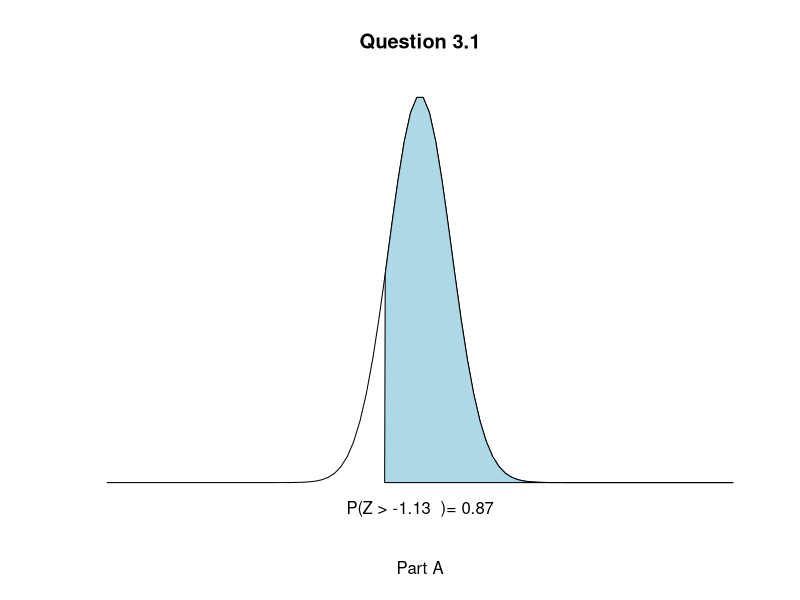
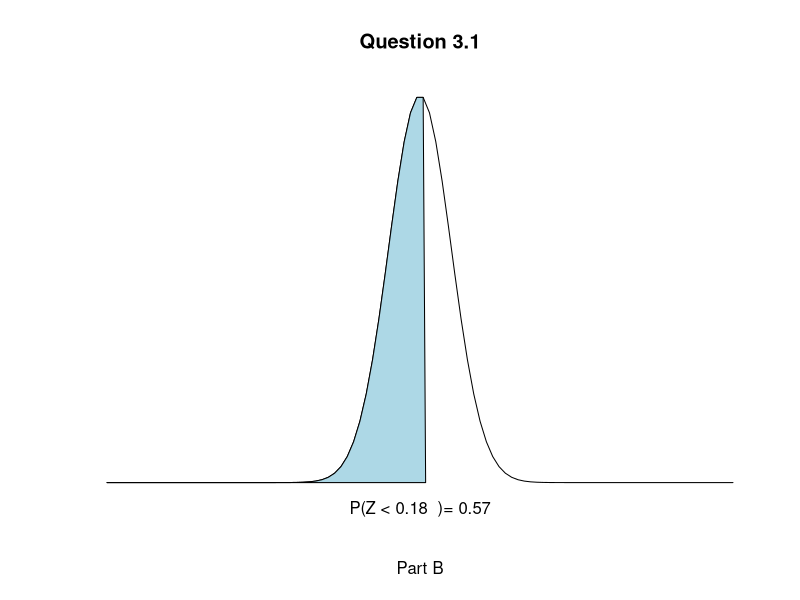
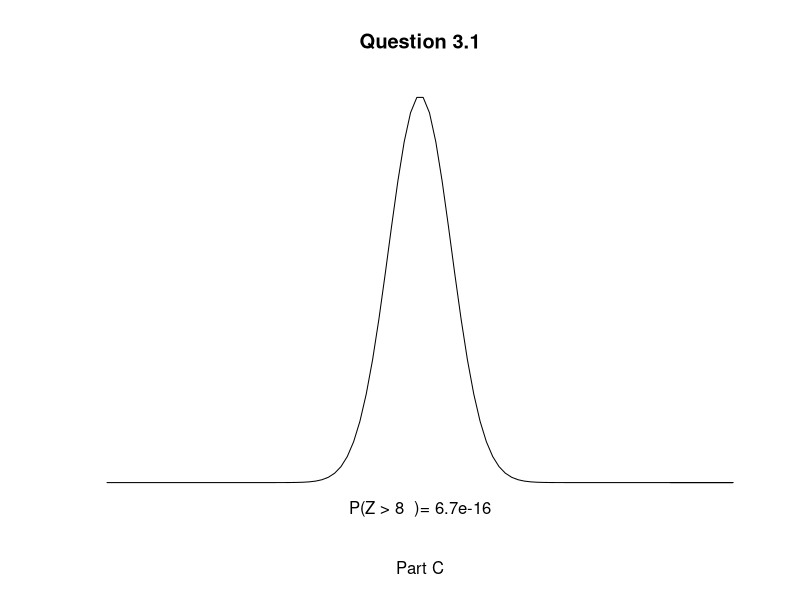
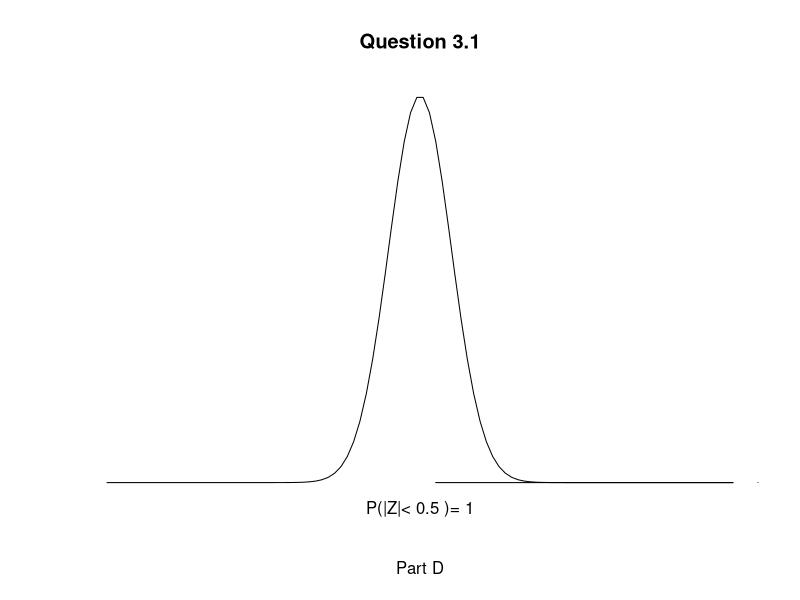
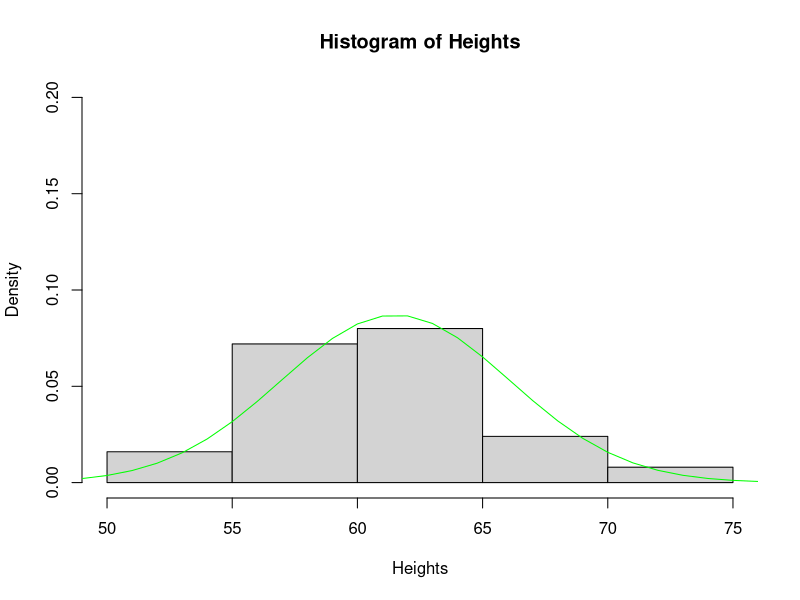

Write the R code that produced these figures, in order.
## ---- chunk 1
knitr::opts_chunk$set(echo = TRUE)
## ---- chunk 2
mean=0
sd=1
low= -10
high= 10
q1a = -1.13
q1b = .18
q1c = 8
q1d1 =  -.5
q1d2 =  .5

# create vector of x's: 100 observations around the given mean and sd
x <- seq(-10,10,length=100)*sd + mean
# find probabilities for these values given the distribution parameters
y <- dnorm(x,mean,sd)
# plot
plot(x, y, type="n", xlab="Part A", ylab="", main="Question 3.1", axes=FALSE)
# add lines at the upper and lower bounds
i <- x >= q1a 
lines(x, y)
# create polygon for shading area of distribution
polygon(c(q1a,x[i],high), c(0,y[i],0), col="lightblue") 
area <- pnorm(high, mean, sd) - pnorm(q1a, mean, sd)
# add title and axis labels
mtext(paste("P(Z >",q1a," )=",signif(area, digits=2)),1)
axis(1, at=seq(-10, 10, 1), pos=-1)


plot(x, y, type="n", xlab="Part B", ylab="", main="Question 3.1", axes=FALSE)
i2 <- x < q1b 
lines(x, y)
polygon(c(q1b,x[i2],q1b), c(0,y[i2],0), col="lightblue") 
area <- pnorm(q1b, mean, sd) -pnorm(low, mean, sd)
mtext(paste("P(Z <",q1b," )=",signif(area, digits=2)),1)
axis(1, at=seq(-10, 10, 1), pos=-1)

plot(x, y, type="n", xlab="Part C", ylab="", main="Question 3.1", axes=FALSE)
i3 <- x > q1c 
lines(x, y)
polygon(c(q1c,x[i3],q1c), c(0,y[i3],0), col="lightblue") 
area <- pnorm(high, mean, sd) - pnorm(q1c, mean, sd)
mtext(paste("P(Z >",q1c," )=",signif(area, digits=2)),1)
axis(1, at=seq(-10, 10, 1), pos=-1)

plot(x, y, type="n", xlab="Part D", ylab="", main="Question 3.1", axes=FALSE)
# add lines at the upper and lower bounds
i4 <- x >= q1d2 & x <= q1d1
lines(x, y)
# create polygon for shading area of distribution
polygon(c(q1d2,x[i4],high), c(0,y[i4],0), col="lightblue") 
area <- pnorm(high, mean, sd) - pnorm(low, q1d1, sd)
# add title and axis labels
mtext(paste("P(|Z|<",q1d2,")=",signif(area, digits=3)),1)
axis(1, at=seq(40, 160, 20), pos=0)


## ---- chunk 3
score <- matrix(c(160,151,7,157,153,7.67),ncol = 3, byrow = TRUE)
colnames(score)<- c("score", "mean", "sd")
rownames(score) <-c("Verbal","Quantitative")
score <- as.table(score)
score

Verbal<- pnorm(160, mean = 151, sd=7)
Quantiative <- pnorm(157, mean =153.7, sd =7.67)
Verbal
Quantiative
## ---- chunk 4
triathlon <- matrix(c(4948,4313,583,5313,5261,807),ncol = 3, byrow = TRUE)
colnames(triathlon)<- c("score", "mean", "sd")
rownames(triathlon) <-c("Leo","Mary")
triathlon <- as.table(triathlon)
triathlon
## ---- chunk 5
Leoz <-((4948-4313)/583)
MaryZ <-((5313-5261)/807)
Leoz #Leo's Z score
MaryZ #Mary's Z Score
pnorm(4948,4313,583)
pnorm(5313,5261,807)
## ---- chunk 6
Heights <- c(54,55,56,56,57,58,58,59,60,60,60,61,61,62,62,63,63,63,64,65,65,67,67,69,73)
mean(Heights)
sd(Heights)
## ---- chunk 7
mean(Heights)-sd(Heights)
mean(Heights)+sd(Heights)
mean(Heights)-(sd(Heights)*2)
mean(Heights)+(sd(Heights)*2)
mean(Heights)-(sd(Heights)*3)
mean(Heights)+(sd(Heights)*3)
Rule1 <- Heights > 56.9 & Heights < 66.9
Rule2 <- Heights > 52.4 & Heights < 70.7 
Rule3 <- Heights > 47.8 & Heights < 75.3
length(which(Rule1==TRUE))/25
length(which(Rule2==TRUE))/25
length(which(Rule3==TRUE))/25
## ---- chunk 8
hist(Heights, probability = TRUE, ylim = c(0, 0.20))

x <- 1:100
y <- dnorm(x = x, mean = mean(Heights), sd = sd(Heights))
lines(x = x, y = y, col = "green")

## ---- chunk 9
.98^9 *.02
.98^100
1/.02
sqrt(2*98)
1/.05
sqrt(5*95)

## ---- chunk 10
outcomes <-c("boy","girl")
child <- sample(outcomes, size = 3,replace = TRUE,prob =c(.51,.49))
table(child)

(.51*.49*.51) + (.51*.49*.51) + (.51*.49*.51)

## ---- chunk 11
.15^7*.85^2 *.85
